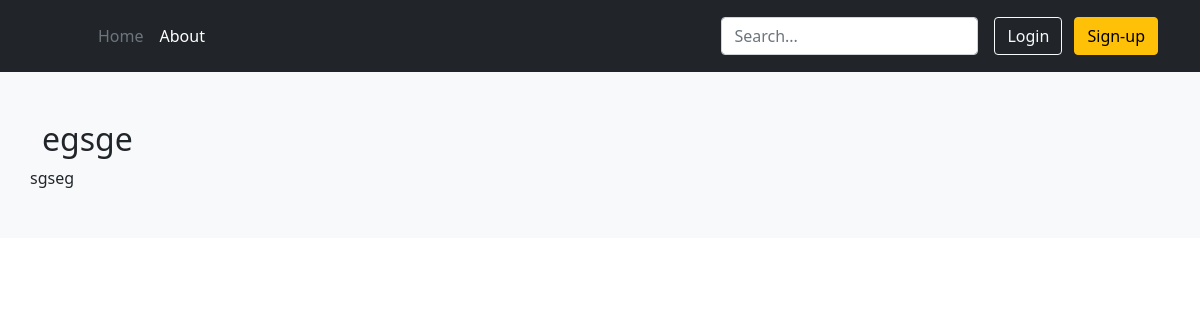
Page /post/3 on the earlier database version.
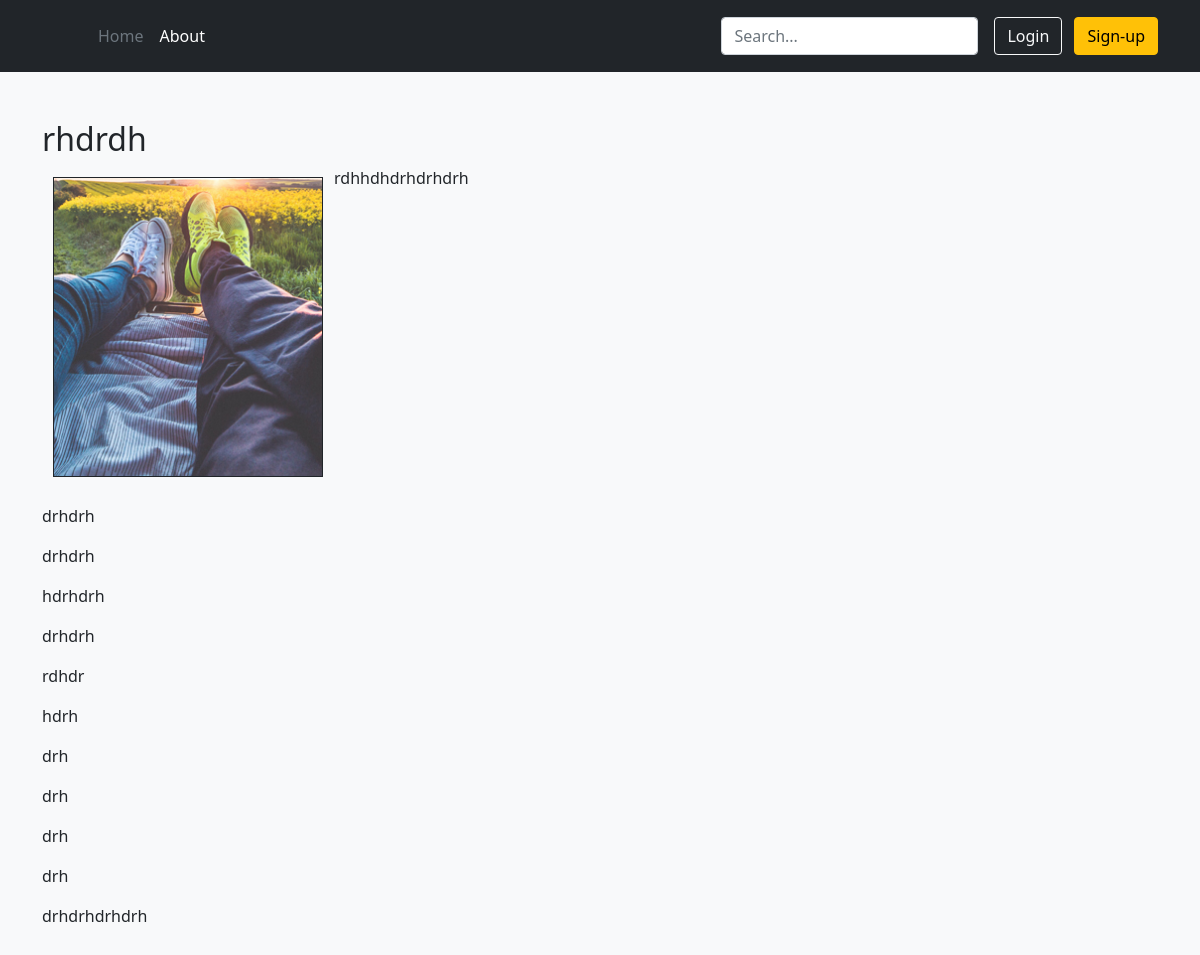
Same page on the later database version.
### models.py (models this page shows)
class Blog(db.Model):
    id = db.Column(db.Integer, primary_key=True)
    title = db.Column(db.String(200), nullable=False)
    text = db.Column(db.Text)
    photo = db.Column(db.String(250))

### app.py (the view)
@app.route('/post/<int:id>')
def post_detail(id):
    post=Blog.query.get(id)
    return render_template('post_detail.html', post=post)

### app.py (called while the page is built)
@app.after_request
def redirect_to_signin(response):
    if response.status_code == 401:
        return redirect(url_for('login_page') + '?next=' + request.url)
    return response

### templates/post_detail.html (shortened to what this page needs)
{% extends '_inc/base.html' %}
{%  block content %}
    <div class="album py-5 bg-light">
        <div class="container" >
            <div class="col-md-auto"> <h2>{{ post.title }}</h2></div>
      <div class="row col-md-12">
    {{ post.text|safe }}
      </div>
      </div>
    </div>
{% endblock %}

Differences in the rows shown:
changed Blog: title "egsge" → "rhdrdh"; text: picture added; text "sgseg" → "rdhhdhdrhdrhdrh drhdrh drhdrh hdrhdrh drhdrh rdhdr hdrh drh drh drh drh drhdrhdrhdrh"
